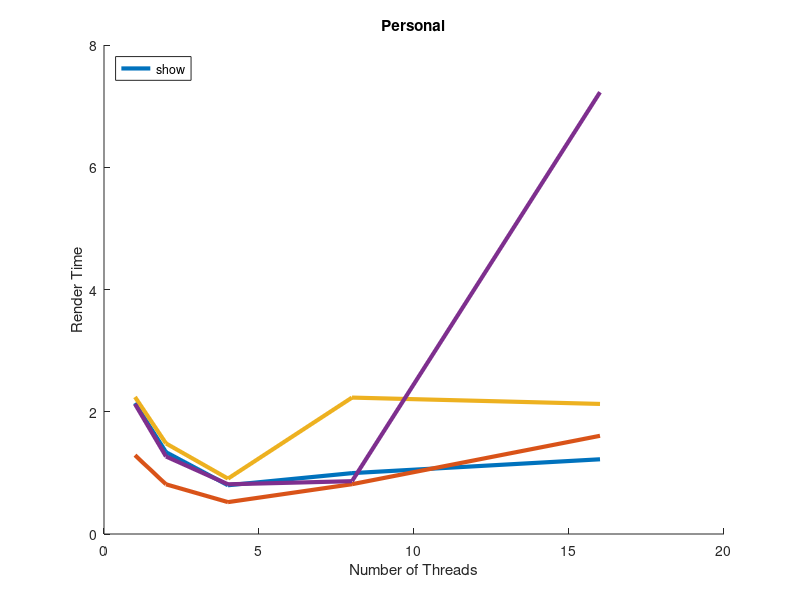

Write the MATLAB code that produced this figure.
function sample
clear all;
close all;
hold on;

x = [1 2 4 8 16];

t0 = [ 2.143361 1.338548 0.797491 0.995768 1.222356 ];
plot(x, t0, 'LineWidth', 3, 'DisplayName', 'models/war.obj 3840x2160');
t1 = [ 1.288743 0.812967 0.521641 0.814768 1.606599 ];
plot(x, t1, 'LineWidth', 3, 'DisplayName', 'models/dragon.obj 3840x2160');
t2 = [ 2.241275 1.481919 0.906093 2.231677 2.128020 ];
plot(x, t2, 'LineWidth', 3, 'DisplayName', 'models/blackdragon.obj 3840x2160');
t3 = [ 2.126725 1.268309 0.813295 0.864115 7.227923 ];
plot(x, t3, 'LineWidth', 3, 'DisplayName', 'models/ironman.obj 3840x2160');

title('Personal');
xlabel('Number of Threads');
ylabel('Render Time');
legend('show', 'Location', 'NorthWest');
